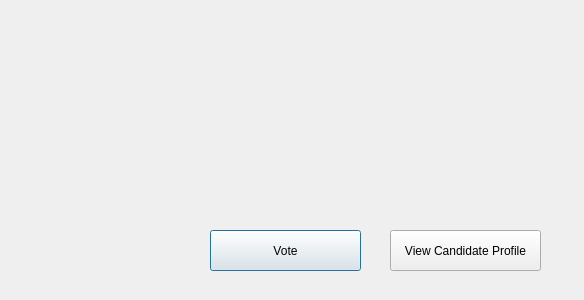
<?xml version="1.0" encoding="UTF-8"?>
<ui version="4.0">
 <class>voter_window</class>
 <widget class="QDialog" name="voter_window">
  <property name="geometry">
   <rect>
    <x>0</x>
    <y>0</y>
    <width>584</width>
    <height>300</height>
   </rect>
  </property>
  <property name="sizeIncrement">
   <size>
    <width>10</width>
    <height>10</height>
   </size>
  </property>
  <property name="windowTitle">
   <string>Dialog</string>
  </property>
  <widget class="QPushButton" name="voter_vote">
   <property name="geometry">
    <rect>
     <x>210</x>
     <y>230</y>
     <width>151</width>
     <height>41</height>
    </rect>
   </property>
   <property name="text">
    <string>Vote</string>
   </property>
  </widget>
  <widget class="QPushButton" name="pushButton">
   <property name="geometry">
    <rect>
     <x>390</x>
     <y>230</y>
     <width>151</width>
     <height>41</height>
    </rect>
   </property>
   <property name="text">
    <string>View Candidate Profile</string>
   </property>
  </widget>
 </widget>
 <resources/>
 <connections/>
</ui>
